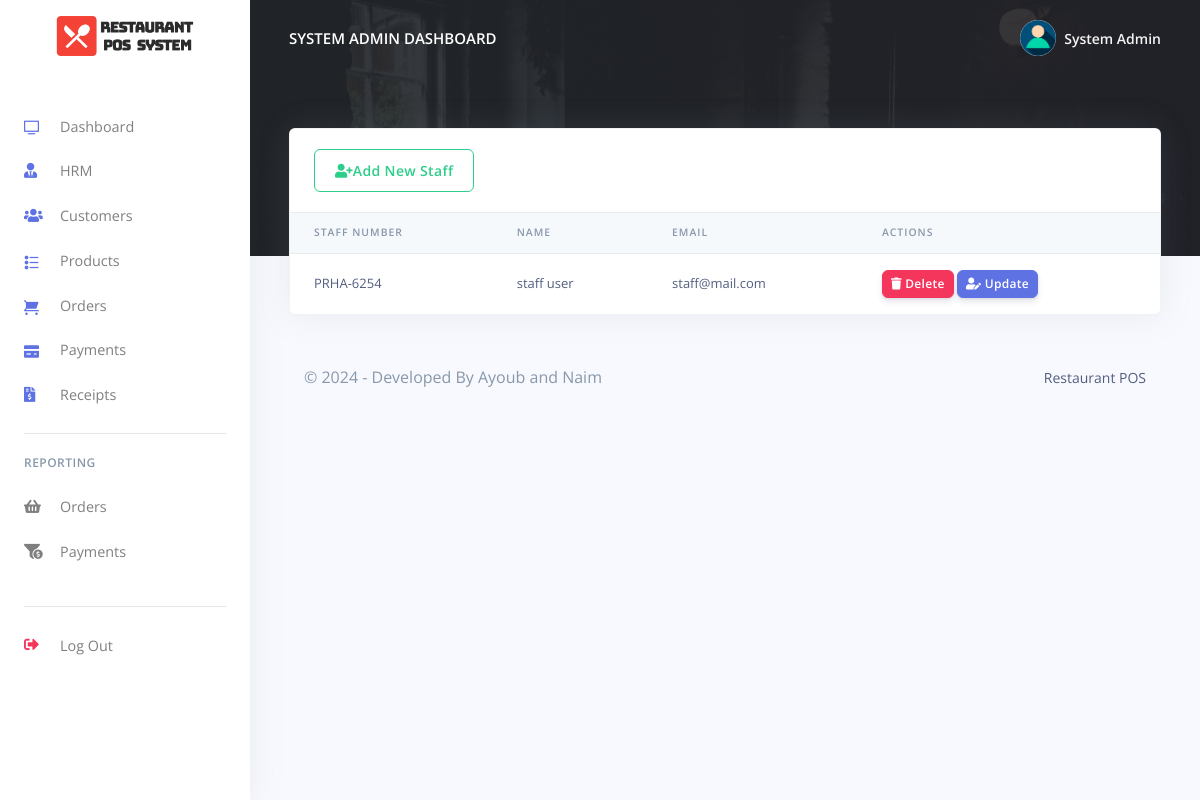
The page /Restro/admin/hrm.php (signed in) on the database its author committed.
### tables this page shows
CREATE TABLE `rpos_admin` (
  `admin_id` varchar(200) NOT NULL,
  `admin_name` varchar(200) NOT NULL,
  `admin_email` varchar(200) NOT NULL,
  `admin_password` varchar(200) NOT NULL
);

CREATE TABLE `rpos_staff` (
  `staff_id` int(20) NOT NULL,
  `staff_name` varchar(200) NOT NULL,
  `staff_number` varchar(200) NOT NULL,
  `staff_email` varchar(200) NOT NULL,
  `staff_password` varchar(200) NOT NULL,
  `created_at` timestamp(6) NOT NULL DEFAULT current_timestamp(6) ON UPDATE current_timestamp(6)
);

### Restro/admin/hrm.php (the view, shortened to what this page needs)
<?php
include('config/config.php');
require_once('partials/_head.php');
?>
<body>
  <?php
  require_once('partials/_sidebar.php');
  ?>
  <div class="main-content">
    <?php
    require_once('partials/_topnav.php');
    ?>
    <div class="container-fluid mt--8">
      <div class="row">
        <div class="col">
          <div class="card shadow">
            <div class="card-header border-0">
              <a href="add_staff.php" class="btn btn-outline-success"><i class="fas fa-user-plus"></i>Add New Staff</a>
            </div>
            <div class="table-responsive">
              <table class="table align-items-center table-flush">
                <thead class="thead-light">
                  <tr>
                    <th scope="col">Staff Number</th>
                    <th scope="col">Name</th>
                    <th scope="col">Email</th>
                    <th scope="col">Actions</th>
                  </tr>
                </thead>
                <tbody>
                  <?php
                  $ret = "SELECT * FROM  rpos_staff ";
                  $stmt = $mysqli->prepare($ret);
                  $stmt->execute();
                  $res = $stmt->get_result();
                  while ($staff = $res->fetch_object()) {
                  ?>
                    <tr>
                      <td><?php echo $staff->staff_number; ?></td>
                      <td><?php echo $staff->staff_name; ?></td>
                      <td><?php echo $staff->staff_email; ?></td>
                      <td>
                        <a href="hrm.php?delete=<?php echo $staff->staff_id; ?>">
                          <button class="btn btn-sm btn-danger">
                            <i class="fas fa-trash"></i>
                            Delete
                          </button>
                        </a>
                        <a href="update_staff.php?update=<?php echo $staff->staff_id; ?>">
                          <button class="btn btn-sm btn-primary">
                            <i class="fas fa-user-edit"></i>
                            Update
                          </button>
                        </a>
                      </td>
                    </tr>
                  <?php } ?>
                </tbody>
              </table>
            </div>
          </div>
        </div>
      </div>
      <?php
      require_once('partials/_footer.php');
      ?>
    </div>
  </div>
</body>
</html>

### Restro/admin/partials/_sidebar.php (shortened to what this page needs)
<?php
$admin_id = $_SESSION['admin_id'];
$ret = "SELECT * FROM  rpos_admin  WHERE admin_id = '$admin_id'";
$stmt = $mysqli->prepare($ret);
$stmt->execute();
$res = $stmt->get_result();
while ($admin = $res->fetch_object()) {
?>
  <nav class="navbar navbar-vertical fixed-left navbar-expand-md navbar-light bg-white" id="sidenav-main">
    <div class="container-fluid">
      <a class="navbar-brand pt-0" href="dashboard.php">
        <img src="assets/img/brand/repos.png" class="navbar-brand-img" alt="...">
      </a>
      <div class="collapse navbar-collapse" id="sidenav-collapse-main">
        <ul class="navbar-nav">
          <li class="nav-item">
            <a class="nav-link" href="dashboard.php">
              <i class="ni ni-tv-2 text-primary"></i> Dashboard
            </a>
          </li>
          <li class="nav-item">
            <a class="nav-link" href="hrm.php">
              <i class="fas fa-user-tie text-primary"></i> HRM
            </a>
          </li>
          <li class="nav-item">
            <a class="nav-link" href="customes.php">
              <i class="fas fa-users text-primary"></i> Customers
            </a>
          </li>
          <li class="nav-item">
            <a class="nav-link" href="products.php">
              <i class="ni ni-bullet-list-67 text-primary"></i>Products
            </a>
          </li>
          <li class="nav-item">
            <a class="nav-link" href="orders.php">
              <i class="ni ni-cart text-primary"></i> Orders
            </a>
          </li>
          <li class="nav-item">
            <a class="nav-link" href="payments.php">
              <i class="ni ni-credit-card text-primary"></i> Payments
            </a>
          </li>
          <li class="nav-item">
            <a class="nav-link" href="receipts.php">
              <i class="fas fa-file-invoice-dollar text-primary"></i> Receipts
            </a>
          </li>
        </ul>
        <hr class="my-3">
        <h6 class="navbar-heading text-muted">Reporting</h6>
        <ul class="navbar-nav mb-md-3">
          <li class="nav-item">
            <a class="nav-link" href="orders_reports.php">
              <i class="fas fa-shopping-basket"></i> Orders
            </a>
          </li>
          <li class="nav-item">
            <a class="nav-link" href="payments_reports.php">
              <i class="fas fa-funnel-dollar"></i> Payments
            </a>
          </li>
        </ul>
        <hr class="my-3">
        <ul class="navbar-nav mb-md-3">
          <li class="nav-item">
            <a class="nav-link" href="logout.php">
              <i class="fas fa-sign-out-alt text-danger"></i> Log Out
            </a>
          </li>
        </ul>
      </div>
    </div>
  </nav>
<?php } ?>

### Restro/admin/partials/_topnav.php (shortened to what this page needs)
<?php
$admin_id = $_SESSION['admin_id'];
$ret = "SELECT * FROM  rpos_admin  WHERE admin_id = '$admin_id'";
$stmt = $mysqli->prepare($ret);
$stmt->execute();
$res = $stmt->get_result();
while ($admin = $res->fetch_object()) {
?>
    <nav class="navbar navbar-top navbar-expand-md navbar-dark" id="navbar-main">
        <div class="container-fluid">
            <a class="h4 mb-0 text-white text-uppercase d-none d-lg-inline-block" href="dashboard.php"><?php echo $admin->admin_name; ?> Dashboard</a>
            <ul class="navbar-nav align-items-center d-none d-md-flex">
                <li class="nav-item dropdown">
                    <a class="nav-link pr-0" href="#" role="button" data-toggle="dropdown" aria-haspopup="true" aria-expanded="false">
                        <div class="media align-items-center">
                            <span class="avatar avatar-sm rounded-circle">
                                <img alt="Image placeholder" src="assets/img/theme/user-a-min.png">
                            </span>
                            <div class="media-body ml-2 d-none d-lg-block">
                                <span class="mb-0 text-sm  font-weight-bold"><?php echo $admin->admin_name; ?></span>
                            </div>
                        </div>
                    </a>
                </li>
            </ul>
        </div>
    </nav>
<?php } ?>

### rows shown on the page
rpos_admin: admin_name "SYSTEM ADMIN", admin_name "System Admin"
rpos_staff: staff_number "PRHA-6254", staff_name "staff user", staff_email "staff@mail.com"
